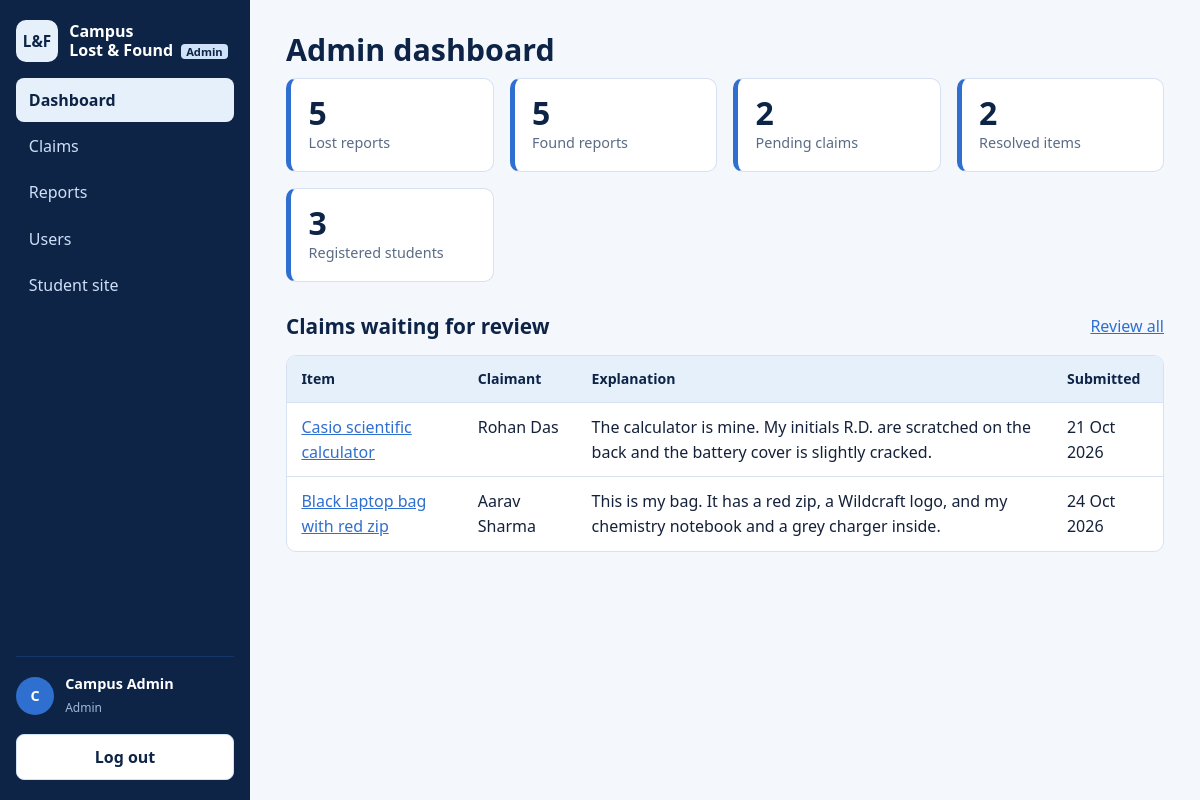
Page /admin/dashboard.php (signed in) on the committed database.
### tables this page shows
CREATE TABLE users (
  id            INT UNSIGNED NOT NULL AUTO_INCREMENT,
  full_name     VARCHAR(100) NOT NULL,
  email         VARCHAR(150) NOT NULL,
  password_hash VARCHAR(255) NOT NULL,
  role          ENUM('student','admin') NOT NULL DEFAULT 'student',
  created_at    TIMESTAMP NOT NULL DEFAULT CURRENT_TIMESTAMP,
  PRIMARY KEY (id),
  UNIQUE KEY uq_users_email (email)
);

CREATE TABLE claims (
  id          INT UNSIGNED NOT NULL AUTO_INCREMENT,
  item_id     INT UNSIGNED NOT NULL,
  claimant_id INT UNSIGNED NOT NULL,
  message     TEXT NOT NULL,
  status      ENUM('pending','approved','rejected') NOT NULL DEFAULT 'pending',
  admin_note  VARCHAR(255) DEFAULT NULL,
  created_at  TIMESTAMP NOT NULL DEFAULT CURRENT_TIMESTAMP,
  reviewed_at TIMESTAMP NULL DEFAULT NULL,
  PRIMARY KEY (id),
  UNIQUE KEY uq_claim_once (item_id, claimant_id),
  KEY idx_claims_status (status),
  CONSTRAINT fk_claims_item     FOREIGN KEY (item_id)     REFERENCES items(id) ON DELETE CASCADE,
  CONSTRAINT fk_claims_claimant FOREIGN KEY (claimant_id) REFERENCES users(id) ON DELETE CASCADE
);

CREATE TABLE items (
  id          INT UNSIGNED NOT NULL AUTO_INCREMENT,
  user_id     INT UNSIGNED NOT NULL,
  type        ENUM('lost','found') NOT NULL,
  title       VARCHAR(120) NOT NULL,
  category    VARCHAR(50)  NOT NULL,
  location    VARCHAR(150) NOT NULL,
  item_date   DATE NOT NULL,
  description TEXT NOT NULL,
  image       VARCHAR(100) DEFAULT NULL,
  status      ENUM('open','returned','resolved') NOT NULL DEFAULT 'open',
  created_at  TIMESTAMP NOT NULL DEFAULT CURRENT_TIMESTAMP,
  updated_at  TIMESTAMP NOT NULL DEFAULT CURRENT_TIMESTAMP ON UPDATE CURRENT_TIMESTAMP,
  PRIMARY KEY (id),
  KEY idx_items_type_status (type, status),
  KEY idx_items_category (category),
  KEY idx_items_user (user_id),
  CONSTRAINT fk_items_user FOREIGN KEY (user_id) REFERENCES users(id) ON DELETE CASCADE
);

### includes/functions.php (called while the page is built, shortened)
<?php
require_once __DIR__ . '/../config/database.php';
function e($v): string { return htmlspecialchars((string)$v, ENT_QUOTES | ENT_SUBSTITUTE, 'UTF-8'); }
function url(string $path = ''): string { return BASE_URL . '/' . ltrim($path, '/'); }
function fmt_date(?string $d): string { return $d ? date('d M Y', strtotime($d)) : ''; }

### config/database.php (called while the page is built, shortened)
<?php
function db(): PDO
{
    static $pdo = null;
    if ($pdo === null) {
        try {
            $pdo = new PDO(
                'mysql:host=' . DB_HOST . ';dbname=' . DB_NAME . ';charset=utf8mb4',
                DB_USER,
                DB_PASS,
                [
                    PDO::ATTR_ERRMODE            => PDO::ERRMODE_EXCEPTION,
                    PDO::ATTR_DEFAULT_FETCH_MODE => PDO::FETCH_ASSOC,
                    PDO::ATTR_EMULATE_PREPARES   => false,
                ]
            );
        } catch (PDOException $e) {
            http_response_code(500);
            exit('Database connection failed. Start MySQL in the XAMPP Control Panel, import database.sql, and check config/database.php.');
        }
    }
    return $pdo;
}

### includes/auth.php (called while the page is built, shortened)
<?php
require_once __DIR__ . '/functions.php';
function current_user(bool $refresh = false): ?array
{
    static $cache = false;
    if ($cache === false) {
        $cache = null;
        if (!empty($_SESSION['user_id'])) {
            $st = db()->prepare('SELECT id, full_name, email, role FROM users WHERE id = :id');
            $st->execute([':id' => (int)$_SESSION['user_id']]);
            $cache = $st->fetch() ?: null;
        }
    }
    return $cache;
}
function require_admin(): array
{
    $u = current_user();
    return $u;
}

### admin/dashboard.php (the view, shortened to what this page needs)
<?php
require_once __DIR__ . '/../includes/auth.php';
require_admin();
$pdo = db();
$s = $pdo->query("SELECT SUM(type='lost') AS lost, SUM(type='found') AS found, SUM(status<>'open') AS resolved FROM items")->fetch();
$pending = (int)$pdo->query("SELECT COUNT(*) FROM claims WHERE status='pending'")->fetchColumn();
$users = (int)$pdo->query("SELECT COUNT(*) FROM users WHERE role='student'")->fetchColumn();
$claims = $pdo->query("SELECT c.id, c.message, c.created_at, i.id AS item_id, i.title, u.full_name
                       FROM claims c JOIN items i ON i.id=c.item_id JOIN users u ON u.id=c.claimant_id
                       WHERE c.status='pending' ORDER BY c.created_at ASC LIMIT 5")->fetchAll();
$adminArea = true; $pageTitle = 'Admin dashboard';
require __DIR__ . '/../includes/header.php';
?>
<h1>Admin dashboard</h1>
<div class="stats">
  <div class="stat"><strong><?= (int)$s['lost'] ?></strong><span>Lost reports</span></div>
  <div class="stat"><strong><?= (int)$s['found'] ?></strong><span>Found reports</span></div>
  <div class="stat"><strong><?= $pending ?></strong><span>Pending claims</span></div>
  <div class="stat"><strong><?= (int)$s['resolved'] ?></strong><span>Resolved items</span></div>
  <div class="stat"><strong><?= $users ?></strong><span>Registered students</span></div>
</div>
<div class="section-head"><h2>Claims waiting for review</h2><a href="<?= url('admin/claims.php?status=pending') ?>">Review all</a></div>
<?php if (!$claims): ?><p class="empty">No pending claims.</p><?php else: ?>
<div class="table-wrap"><table>
  <thead><tr><th>Item</th><th>Claimant</th><th>Explanation</th><th>Submitted</th></tr></thead><tbody>
  <?php foreach ($claims as $c): ?>
    <tr><td data-label="Item"><a href="<?= url('item-details.php?id=' . (int)$c['item_id']) ?>"><?= e($c['title']) ?></a></td>
      <td data-label="Claimant"><?= e($c['full_name']) ?></td>
      <td data-label="Explanation" class="prewrap"><?= e(mb_strimwidth($c['message'], 0, 120, '...')) ?></td>
      <td data-label="Submitted"><?= e(fmt_date($c['created_at'])) ?></td></tr>
  <?php endforeach; ?></tbody></table></div>
<?php endif; ?>
<?php require __DIR__ . '/../includes/footer.php'; ?>

### includes/header.php (shortened to what this page needs)
<?php
require_once __DIR__ . '/auth.php';
$user       = current_user();
$adminArea  = $adminArea ?? false;
$script     = $_SERVER['SCRIPT_NAME'] ?? '';
$typeParam  = $_GET['type'] ?? '';
if ($adminArea && $user) {
    $links = [
        ['admin/dashboard.php', 'Dashboard'], ['admin/claims.php', 'Claims'],
        ['admin/items.php', 'Reports'], ['admin/users.php', 'Users'], ['index.php', 'Student site'],
    ];
} else {
    $links = [['index.php', 'Home'], ['search-items.php', 'Search items'], ['login.php', 'Log in'],
              ['register.php', 'Create account'], ['admin/login.php', 'Admin login']];
}
function nav_active(string $link, string $script, string $typeParam): bool
{
    $path = explode('?', $link)[0];
    if (substr($script, -strlen($path)) !== $path) { return false; }
    return true;
}
?>
<!DOCTYPE html>
<html lang="en">
<head>
  <link rel="stylesheet" href="<?= url('assets/css/style.css') ?>">
</head>
<body>
<div class="shell">
  <aside class="sidebar" id="sidebar">
    <a class="brand" href="<?= url($adminArea ? 'admin/dashboard.php' : 'index.php') ?>">
      <span class="brand-mark" aria-hidden="true">L&amp;F</span>
      <span>Campus<br>Lost &amp; Found<?= $adminArea ? ' <small>Admin</small>' : '' ?></span>
    </a>
    <nav aria-label="Main">
      <?php foreach ($links as [$href, $label]): ?>
        <a href="<?= url($href) ?>" class="<?= nav_active($href, $script, $typeParam) ? 'active' : '' ?>"><?= e($label) ?></a>
      <?php endforeach; ?>
    </nav>
    <?php if ($user): ?>
      <div class="side-user">
        <div class="avatar" aria-hidden="true"><?= e(mb_strtoupper(mb_substr($user['full_name'], 0, 1))) ?></div>
        <div><strong><?= e($user['full_name']) ?></strong><br><small><?= e($user['role']) ?></small></div>
      </div>
      <form method="post" action="<?= url('logout.php') ?>">
        <button class="btn btn-light btn-block" type="submit">Log out</button>
      </form>
    <?php endif; ?>
  </aside>
  <main id="main" class="content">

### assets/css/style.css (style rules this page uses)
:root { --navy: #0d2447; --navy-2: #16356b; --blue: #2f6fd0; --sky: #e6f0fb; --sky-2: #cfe2f7; --ink: #14213a; --muted: #5a6b86; --line: #d6e2f1; --white: #fff; --red: #b3261e; --green: #17734a; --amber: #8a5a00; --radius: 10px; --sidebar: 250px; }
* { box-sizing: border-box; }
html { scroll-behavior: smooth; }
body { margin: 0; color: var(--ink); background: #f4f8fd; font: 16px/1.55 "Segoe UI", system-ui, -apple-system, Roboto, Arial, sans-serif; }
h1, h2, h3 { color: var(--navy); line-height: 1.2; margin: 0 0 .6rem; }
h1 { font-size: 1.9rem; }
h2 { font-size: 1.3rem; }
a { color: var(--blue); }
.prewrap { white-space: pre-wrap; word-break: break-word; }
.shell { display: flex; min-height: 100vh; }
.sidebar { width: var(--sidebar); flex: none; background: var(--navy); color: #fff; padding: 1.25rem 1rem; display: flex; flex-direction: column; gap: 1rem; position: sticky; top: 0; height: 100vh; overflow-y: auto; }
.brand { display: flex; align-items: center; gap: .7rem; color: #fff; text-decoration: none; font-weight: 600; line-height: 1.2; }
.brand small { background: var(--sky-2); color: var(--navy); border-radius: 4px; padding: 0 .35rem; font-size: .7rem; margin-left: .2rem; }
.brand-mark { display: grid; place-items: center; width: 42px; height: 42px; border-radius: 10px; background: var(--sky); color: var(--navy); font-weight: 800; font-size: .95rem; }
.sidebar nav { display: flex; flex-direction: column; gap: .15rem; flex: 1; }
.sidebar nav a { color: #cfe0f7; text-decoration: none; padding: .6rem .8rem; border-radius: 8px; }
.sidebar nav a.active { background: var(--sky); color: var(--navy); font-weight: 600; }
.side-user { display: flex; gap: .7rem; align-items: center; border-top: 1px solid var(--navy-2); padding-top: 1rem; font-size: .9rem; }
.side-user small { color: #9fb8dc; text-transform: capitalize; }
.avatar { width: 38px; height: 38px; border-radius: 50%; background: var(--blue); display: grid; place-items: center; font-weight: 700; }
.content { flex: 1; min-width: 0; padding: 2rem clamp(1rem, 3vw, 2.5rem); max-width: 1200px; }
.btn { display: inline-block; border: 1px solid transparent; border-radius: 8px; padding: .6rem 1.1rem; font: inherit; font-weight: 600; cursor: pointer; text-decoration: none; text-align: center; }
.btn-light { background: var(--white); color: var(--navy); border-color: var(--sky-2); }
.btn-block { display: block; width: 100%; }
.stats { display: grid; grid-template-columns: repeat(auto-fit, minmax(170px, 1fr)); gap: 1rem; margin-bottom: 2rem; }
.stat { background: var(--white); border: 1px solid var(--line); border-left: 5px solid var(--blue); border-radius: var(--radius); padding: 1rem 1.1rem; }
.stat strong { display: block; font-size: 2rem; color: var(--navy); line-height: 1.1; }
.stat span { color: var(--muted); font-size: .9rem; }
.section-head { display: flex; align-items: center; justify-content: space-between; gap: 1rem; flex-wrap: wrap; margin: 1.5rem 0 1rem; }
.section-head h1, .section-head h2 { margin: 0; }
.table-wrap { background: var(--white); border: 1px solid var(--line); border-radius: var(--radius); overflow-x: auto; }
table { width: 100%; border-collapse: collapse; }
th, td { text-align: left; padding: .75rem .9rem; border-bottom: 1px solid var(--line); vertical-align: top; }
th { background: var(--sky); color: var(--navy); font-size: .88rem; }
tr:last-child td { border-bottom: 0; }

### rows in the picture
users: full_name "C", full_name "Campus Admin", role "Admin"
claims: item.title "Casio scientific calculator", claimant.full_name "Rohan Das", message "The calculator is mine. My initials R.D. are scratched on the back and the battery cover is slightly cracked.", created_at "21 Oct 2026"
claims: item.title "Black laptop bag with red zip", claimant.full_name "Aarav Sharma", message "This is my bag. It has a red zip, a Wildcraft logo, and my chemistry notebook and a grey charger inside.", created_at "24 Oct 2026"

### other values in the picture
$label "Dashboard"
$label "Claims"
$label "Reports"
$label "Users"
$label "Student site"
$s['lost'] "5"
$s['found'] "5"
$pending "2"
$s['resolved'] "2"
$users "3"
